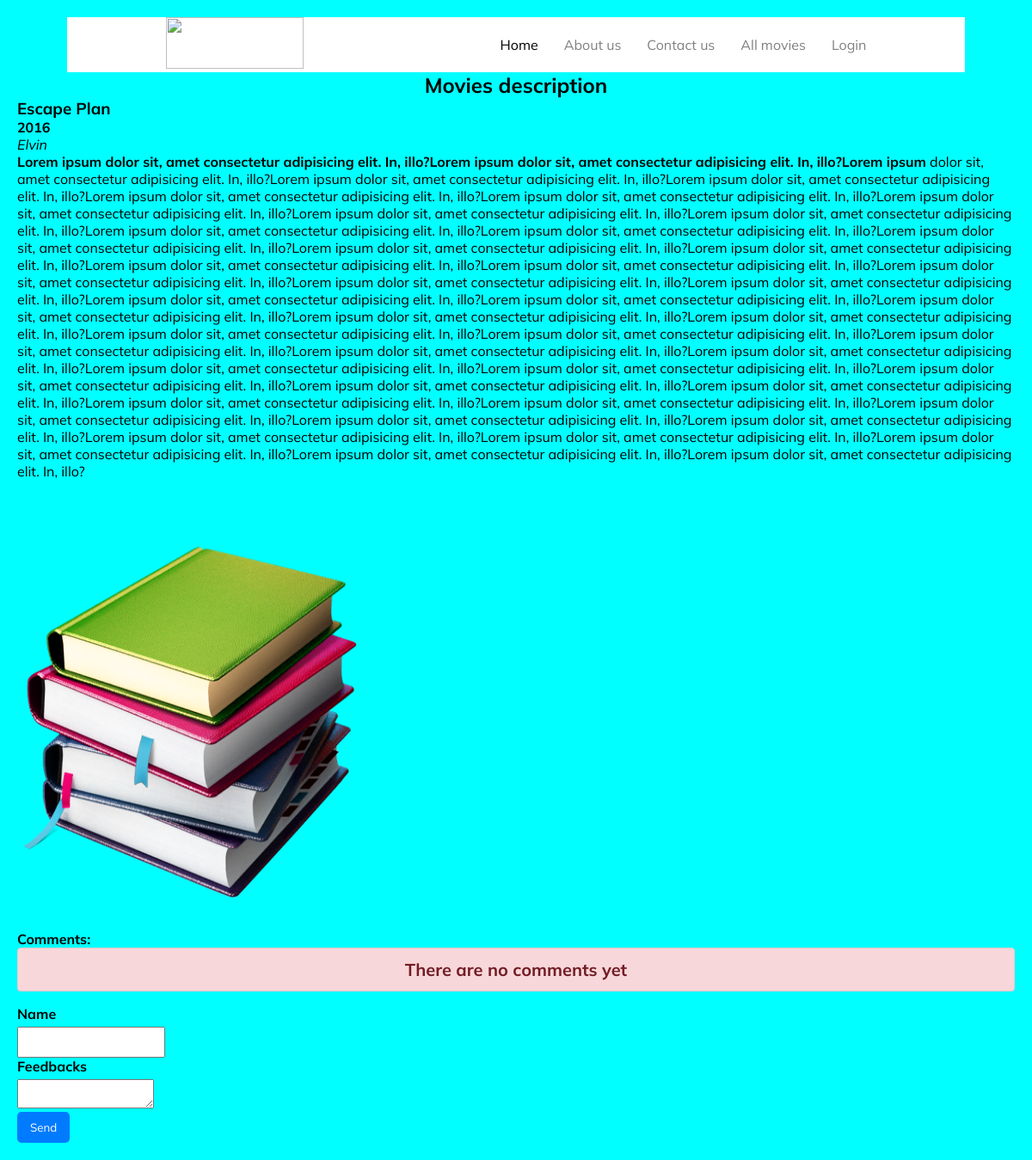
/detail/17, run on the app's committed database.
### movies/models.py (models this page shows, shortened)
class Movies(models.Model):
    year = models.CharField(max_length=4)
    name = models.CharField(max_length=200)
    category = models.CharField(max_length=100)
    recommender = models.ForeignKey("auth.User", on_delete=models.CASCADE)
    detail = RichTextField()
    image = models.FileField(blank=True, null=True, verbose_name="add image")

### movies/views.py (the view)
# urls.py: path('detail/<int:id>', detail_page, name = "detail"),
def detail_page(request, id):
    movie = get_object_or_404(Movies, id = id)
    comments = WriteComment.objects.filter(movie = movie)
    context = {"movie": movie, "comments": comments}
    return render(request, "detail.html", context)

### templates/detail.html (shortened to what this page needs)
{% extends "base.html" %}
{% block body %}
<h2>Movies description</h2>
<div class="movies_details">
    <ul>
        <li>
            <h3>{{ movie.name }}</h3>
            <h4>{{ movie.year }}</h4>
            <i>{{ movie.recommender }}</i><br>
            <p>{{ movie.detail | safe }}</p>
            <br>
        </li>
    </ul>
    {% if movie.image %}
    <img src="{{ movie.image.url }}" alt="">
    {% endif %}
</div>
<div class="comments">
    <h4>Comments:</h4>
    {% if comments %}
        {% for comment in comments %}
            <div class="comment">
                <h5>Author: {{comment.commenter}}</h5>
                <h5>Feedback: {{comment.comment_content}}</h5>
            </div>
            <br>
            <hr>
            <br>
        {% endfor %}
    {% else %}
    <div class="alert__warning">There are no comments yet</div>
    {% endif %}
</div>
<form action="{% url 'comment' movie.id %}" method="post">
    <div class="comments">
    <label for="commenter">Name</label>
    <input type="text" name="commenter" id="commenter">
    </div>
    <div class="comments">
        <label for="commentContent">Feedbacks</label>
        <textarea type="text" name="comment_content" id="commentContent"></textarea>
        </div>
        <button type="submit">Send</button>
</form>
{% endblock body %}

### static/style.css (style rules this page uses)
* { margin: 0; padding: 0; box-sizing: border-box; text-decoration: none; list-style: none; }
body { background-color: aqua; color: black; margin: 20px; }
h2 { text-align: center; }
.movies_details img { width: 400px; height: 500px; }

### static/navbar.css (style rules this page uses)
* { margin: 0; padding: 0; text-decoration: none; list-style: none; box-sizing: border-box; font-family: "Mulish", sans-serif; }

### static/login-register.css (style rules this page uses)
label { display: block; margin-bottom: 5px; font-weight: bold; }
input { padding: 8px; box-sizing: border-box; }
button { padding: 10px 15px; background-color: #007bff; color: #fff; border: none; border-radius: 5px; cursor: pointer; }
.alert__warning { width: 100%; padding: 0.75rem 1.25rem; margin-bottom: 1rem; border: 1px solid transparent; border-radius: 0.25rem; color: #721c24; background-color: #f8d7da; border-color: #f5c6cb; text-align: center; font-size: 20px; font-weight: bold; }

### data on the page
Movies: name "Escape Plan", year "2016", recommender "Elvin", detail "Lorem ipsum dolor sit, amet consectetur adipisicing elit. In, illo?Lorem ipsum dolor sit, amet consectetur adipisicing elit. In, illo?Lorem ipsum dolor sit, amet consectetur adipisicing elit. In, illo?Lorem ipsum dolor sit, amet consectetur adipisicing elit. In, illo?Lorem ipsum dolor sit, amet consectetur adipisicing elit. In, illo?Lorem ipsum dolor sit, amet consectetur adipisicing elit. In, illo?Lorem ipsum dolor sit, amet consectetur adipisicing elit. In, illo?Lorem ipsum dolor sit, amet consectetur adipisicing elit. In, illo?Lorem ipsum dolor sit, amet consectetur adipisicing elit. In, illo?Lorem ipsum dolor sit, amet consectetur adipisicing elit. In, illo?Lorem ipsum dolor sit, amet…", image (picture)
